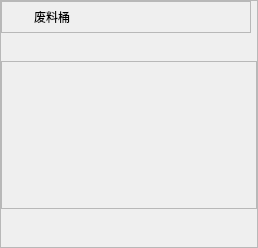
   <widget class="QFrame" name="WasteSolidFrame">
    <property name="geometry">
     <rect>
      <x>1392</x>
      <y>534</y>
      <width>258</width>
      <height>248</height>
     </rect>
    </property>
    <property name="minimumSize">
     <size>
      <width>258</width>
      <height>0</height>
     </size>
    </property>
    <property name="frameShape">
     <enum>QFrame::StyledPanel</enum>
    </property>
    <property name="frameShadow">
     <enum>QFrame::Raised</enum>
    </property>
    <layout class="QVBoxLayout" name="verticalLayout_2" stretch="0,30,0,42">
     <property name="spacing">
      <number>0</number>
     </property>
     <property name="leftMargin">
      <number>0</number>
     </property>
     <property name="topMargin">
      <number>0</number>
     </property>
     <property name="rightMargin">
      <number>0</number>
     </property>
     <property name="bottomMargin">
      <number>0</number>
     </property>
     <item>
      <widget class="QFrame" name="WasteSolidTopFrame">
       <property name="minimumSize">
        <size>
         <width>250</width>
         <height>32</height>
        </size>
       </property>
       <property name="maximumSize">
        <size>
         <width>250</width>
         <height>32</height>
        </size>
       </property>
       <property name="frameShape">
        <enum>QFrame::StyledPanel</enum>
       </property>
       <property name="frameShadow">
        <enum>QFrame::Raised</enum>
       </property>
       <layout class="QHBoxLayout" name="horizontalLayout_7" stretch="0,1">
        <property name="spacing">
         <number>0</number>
        </property>
        <property name="leftMargin">
         <number>0</number>
        </property>
        <property name="topMargin">
         <number>0</number>
        </property>
        <property name="rightMargin">
         <number>0</number>
        </property>
        <property name="bottomMargin">
         <number>10</number>
        </property>
        <item>
         <widget class="QLabel" name="WasteSolidLab">
          <property name="minimumSize">
           <size>
            <width>100</width>
            <height>30</height>
           </size>
          </property>
          <property name="maximumSize">
           <size>
            <width>16777215</width>
            <height>30</height>
           </size>
          </property>
          <property name="styleSheet">
           <string notr="true">padding-left:10px;
padding-right:10px;</string>
          </property>
          <property name="text">
           <string>废料桶</string>
          </property>
          <property name="alignment">
           <set>Qt::AlignCenter</set>
          </property>
         </widget>
        </item>
        <item>
         <spacer name="horizontalSpacer_8">
          <property name="orientation">
           <enum>Qt::Horizontal</enum>
          </property>
          <property name="sizeHint" stdset="0">
           <size>
            <width>20</width>
            <height>20</height>
           </size>
          </property>
         </spacer>
        </item>
       </layout>
      </widget>
     </item>
     <item>
      <spacer name="verticalSpacer_5">
       <property name="orientation">
        <enum>Qt::Vertical</enum>
       </property>
       <property name="sizeHint" stdset="0">
        <size>
         <width>20</width>
         <height>40</height>
        </size>
       </property>
      </spacer>
     </item>
     <item>
      <widget class="QFrame" name="WasteSolidBottomFrame">
       <property name="minimumSize">
        <size>
         <width>246</width>
         <height>148</height>
        </size>
       </property>
       <property name="frameShape">
        <enum>QFrame::StyledPanel</enum>
       </property>
       <property name="frameShadow">
        <enum>QFrame::Raised</enum>
       </property>
       <layout class="QHBoxLayout" name="horizontalLayout_8">
        <property name="spacing">
         <number>0</number>
        </property>
        <property name="leftMargin">
         <number>0</number>
        </property>
        <property name="topMargin">
         <number>0</number>
        </property>
        <property name="rightMargin">
         <number>0</number>
        </property>
        <property name="bottomMargin">
         <number>0</number>
        </property>
        <item>
         <spacer name="horizontalSpacer_9">
          <property name="orientation">
           <enum>Qt::Horizontal</enum>
          </property>
          <property name="sizeHint" stdset="0">
           <size>
            <width>85</width>
            <height>20</height>
           </size>
          </property>
         </spacer>
        </item>
        <item>
         <widget class="ImLiquidBottleWidget" name="WasteSolidBottle" native="true">
          <property name="minimumSize">
           <size>
            <width>95</width>
            <height>145</height>
           </size>
          </property>
          <property name="maximumSize">
           <size>
            <width>95</width>
            <height>145</height>
           </size>
          </property>
         </widget>
        </item>
        <item>
         <spacer name="horizontalSpacer_10">
          <property name="orientation">
           <enum>Qt::Horizontal</enum>
          </property>
          <property name="sizeHint" stdset="0">
           <size>
            <width>85</width>
            <height>20</height>
           </size>
          </property>
         </spacer>
        </item>
       </layout>
      </widget>
     </item>
     <item>
      <spacer name="verticalSpacer_6">
       <property name="orientation">
        <enum>Qt::Vertical</enum>
       </property>
       <property name="sizeHint" stdset="0">
        <size>
         <width>20</width>
         <height>40</height>
        </size>
       </property>
      </spacer>
     </item>
    </layout>
   </widget>
